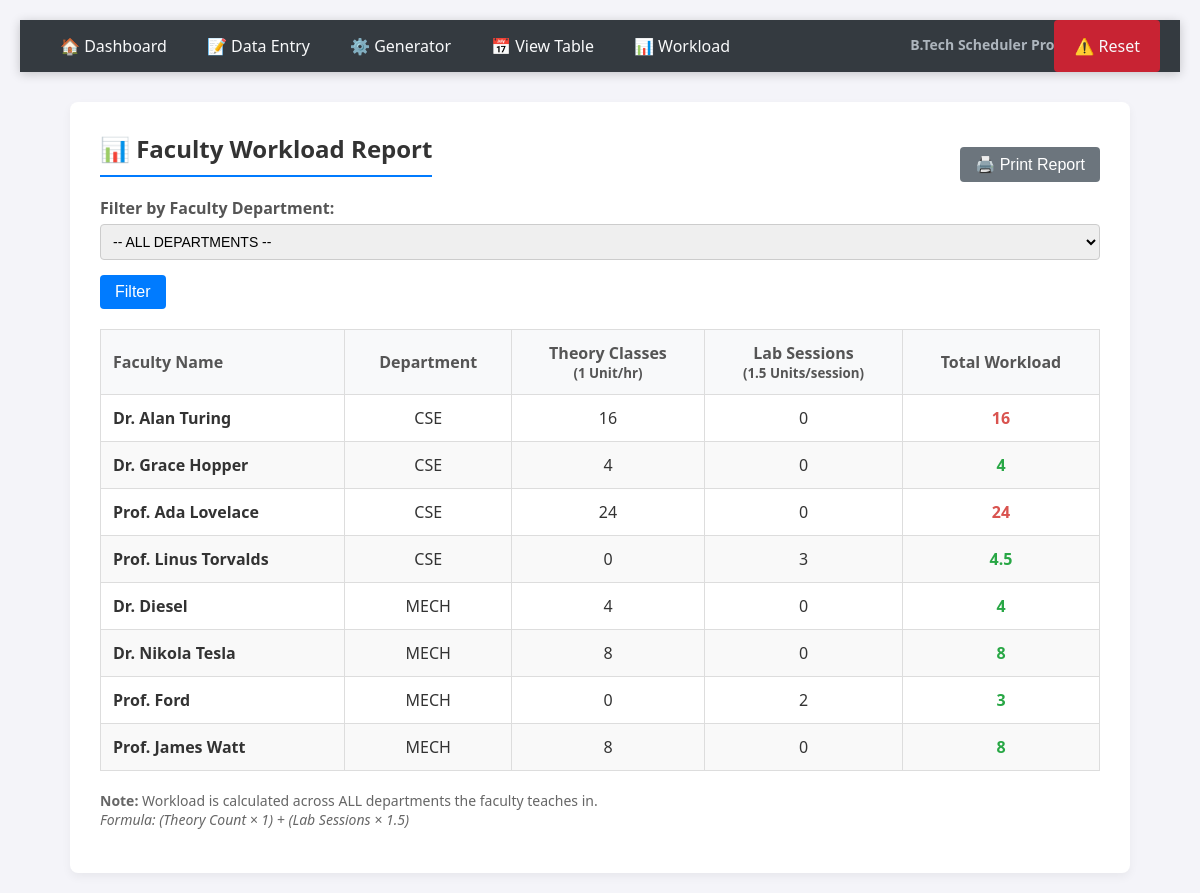
The page /faculty_workload.php on the database its author committed.
### tables this page shows
CREATE TABLE `faculty` (
  `faculty_id` int(11) NOT NULL,
  `faculty_name` varchar(100) NOT NULL,
  `designation` varchar(50) DEFAULT NULL,
  `department` varchar(50) NOT NULL,
  `availability` enum('MORNING_ONLY','ALL_DAY') DEFAULT 'ALL_DAY'
);

### faculty_workload.php (the view, shortened to what this page needs)
<?php
include 'includes/db_connect.php';
include 'includes/navbar.php';
?>
<!DOCTYPE html>
<html>
<head>
</head>
<body>
<div class="container">
    <div style="display:flex; justify-content:space-between; align-items:center;">
        <h2>📊 Faculty Workload Report</h2>
        <button onclick="window.print()" style="background:#6c757d;">🖨️ Print Report</button>
    </div>
    <div class="filter-box">
        <form method="get">
            <label><strong>Filter by Faculty Department:</strong></label>
            <select name="dept">
                <option value="ALL">-- ALL DEPARTMENTS --</option>
            </select>
            <button type="submit">Filter</button>
        </form>
    </div>
    <table>
        <thead>
            <tr>
                <th style="text-align:left;">Faculty Name</th>
                <th>Department</th>
                <th>Theory Classes<br><small>(1 Unit/hr)</small></th>
                <th>Lab Sessions<br><small>(1.5 Units/session)</small></th>
                <th>Total Workload</th>
            </tr>
        </thead>
        <tbody>
            <?php
            $sql_fac = "SELECT * FROM faculty";
            $sql_fac .= " ORDER BY department, faculty_name";
            $res_fac = $conn->query($sql_fac);
            if ($res_fac->num_rows > 0) {
                while($fac = $res_fac->fetch_assoc()) {
                    $fid = $fac['faculty_id'];
                    $sql_theory = "SELECT COUNT(*) as c FROM generated_timetable g
                                   JOIN subjects s ON g.subject_code = s.subject_code
                                   WHERE g.faculty_id = '$fid' AND s.course_type = 'THEORY'";
                    $theory_count = $conn->query($sql_theory)->fetch_assoc()['c'];
                    $sql_lab = "SELECT COUNT(*) as c FROM generated_timetable g
                                JOIN subjects s ON g.subject_code = s.subject_code
                                WHERE g.faculty_id = '$fid' AND s.course_type = 'LAB'";
                    $lab_slots = $conn->query($sql_lab)->fetch_assoc()['c'];
                    $lab_sessions = $lab_slots / 3;
                    $total_load = ($theory_count * 1) + ($lab_sessions * 1.5);
                    if ($total_load == 0) continue;
                    $load_class = ($total_load > 15) ? 'high-load' : 'normal-load';
                    echo "<tr>";
                    echo "<td style='text-align:left; font-weight:bold;'>{$fac['faculty_name']}</td>";
                    echo "<td>{$fac['department']}</td>";
                    echo "<td>$theory_count</td>";
                    echo "<td>$lab_sessions</td>";
                    echo "<td class='$load_class'>$total_load</td>";
                    echo "</tr>";
                }
            } else {
                echo "<tr><td colspan='5'>No faculty found.</td></tr>";
            }
            ?>
        </tbody>
    </table>
    <p style="margin-top:20px; color:#666; font-size:14px;">
        <strong>Note:</strong> Workload is calculated across ALL departments the faculty teaches in. <br>
        <em>Formula: (Theory Count × 1) + (Lab Sessions × 1.5)</em>
    </p>
</div>
</body>
</html>

### includes/navbar.php (shortened to what this page needs)
<link rel="stylesheet" href="/timetable/css/style.css">
<div class="navbar">
    <a href="index.php">🏠 Dashboard</a>
    <a href="input_data.php">📝 Data Entry</a>
    <a href="generate.php">⚙️ Generator</a>
    <a href="view_timetable.php">📅 View Table</a>
    <a href="faculty_workload.php">📊 Workload</a>
    <a href="reset_data.php" style="background-color:#c82333; float:right;">⚠️ Reset</a>
    <span class="nav-brand">B.Tech Scheduler Pro</span>
</div>

### css/style.css (style rules this page uses)
body { font-family: 'Segoe UI', Tahoma, Geneva, Verdana, sans-serif; background-color: #f0f2f5; margin: 0; padding: 0; color: #333; padding-bottom: 50px; }
h1, h2, h3 { color: #2c3e50; font-weight: 600; margin-top: 0; }
a { text-decoration: none; }
.navbar { background-color: #343a40; overflow: hidden; padding: 0 20px; box-shadow: 0 2px 10px rgba(0,0,0,0.2); margin-bottom: 30px; }
.navbar a { float: left; display: block; color: #f8f9fa; text-align: center; padding: 15px 20px; font-size: 16px; transition: 0.3s; }
.nav-brand { float: right; color: #adb5bd; padding: 15px 0; font-size: 14px; font-weight: bold; }
.container { max-width: 1100px; margin: 0 auto; padding: 0 20px; }
label { font-weight: 600; margin-bottom: 5px; display: block; color: #555; }
input[type="text"], input[type="number"], select { width: 100%; padding: 10px; margin-bottom: 15px; border: 1px solid #ced4da; border-radius: 5px; box-sizing: border-box; font-size: 14px; transition: border-color 0.2s; }
button, .btn { display: inline-block; padding: 10px 20px; font-size: 16px; border: none; border-radius: 5px; cursor: pointer; color: white; text-align: center; transition: background 0.2s, transform 0.1s; font-weight: 500; }
table { width: 100%; border-collapse: collapse; margin-top: 10px; background: white; }
th, td { border: 1px solid #dee2e6; padding: 12px; text-align: center; }
th { background-color: #007bff; color: white; border-bottom: 2px solid #0056b3; }
tr:nth-child(even) { background-color: #f8f9fa; }

### includes/navbar.php (style rules this page uses)
body { margin: 0; font-family: 'Segoe UI', Tahoma, Geneva, Verdana, sans-serif; background-color: #f4f4f9; }
.navbar { background-color: #333; overflow: hidden; padding: 10px 20px; margin-bottom: 20px; box-shadow: 0 2px 4px rgba(0,0,0,0.1); }
.navbar a { float: left; display: block; color: white; text-align: center; padding: 10px 20px; text-decoration: none; font-size: 16px; border-radius: 4px; }
.nav-brand { float: right; color: #aaa; padding: 10px 0; font-size: 14px; }

### faculty_workload.php (style rules this page uses)
body { font-family: 'Segoe UI', sans-serif; background-color: #f4f4f9; padding: 20px; }
.container { max-width: 1000px; margin: 0 auto; background: white; padding: 30px; border-radius: 8px; box-shadow: 0 4px 10px rgba(0,0,0,0.05); }
h2 { margin-top: 0; color: #333; border-bottom: 2px solid #007bff; padding-bottom: 10px; }
table { width: 100%; border-collapse: collapse; margin-top: 20px; }
th, td { border: 1px solid #ddd; padding: 12px; text-align: center; }
th { background-color: #f8f9fa; color: #555; }
tr:nth-child(even) { background-color: #f9f9f9; }
.high-load { color: #d9534f; font-weight: bold; }
.normal-load { color: #28a745; font-weight: bold; }
.filter-box { margin-bottom: 20px; }
select { padding: 8px; border-radius: 4px; border: 1px solid #ccc; }
button { padding: 8px 15px; background: #007bff; color: white; border: none; border-radius: 4px; cursor: pointer; }

### rows shown on the page
faculty: faculty_name "Dr. Alan Turing", department "CSE", theory_count "16", lab_sessions "0", total_load "16"
faculty: faculty_name "Dr. Grace Hopper", department "CSE", theory_count "4", lab_sessions "0", total_load "4"
faculty: faculty_name "Prof. Ada Lovelace", department "CSE", theory_count "24", lab_sessions "0", total_load "24"
faculty: faculty_name "Prof. Linus Torvalds", department "CSE", theory_count "0", lab_sessions "3", total_load "4.5"
faculty: faculty_name "Dr. Diesel", department "MECH", theory_count "4", lab_sessions "0", total_load "4"
faculty: faculty_name "Dr. Nikola Tesla", department "MECH", theory_count "8", lab_sessions "0", total_load "8"
faculty: faculty_name "Prof. Ford", department "MECH", theory_count "0", lab_sessions "2", total_load "3"
faculty: faculty_name "Prof. James Watt", department "MECH", theory_count "8", lab_sessions "0", total_load "8"
